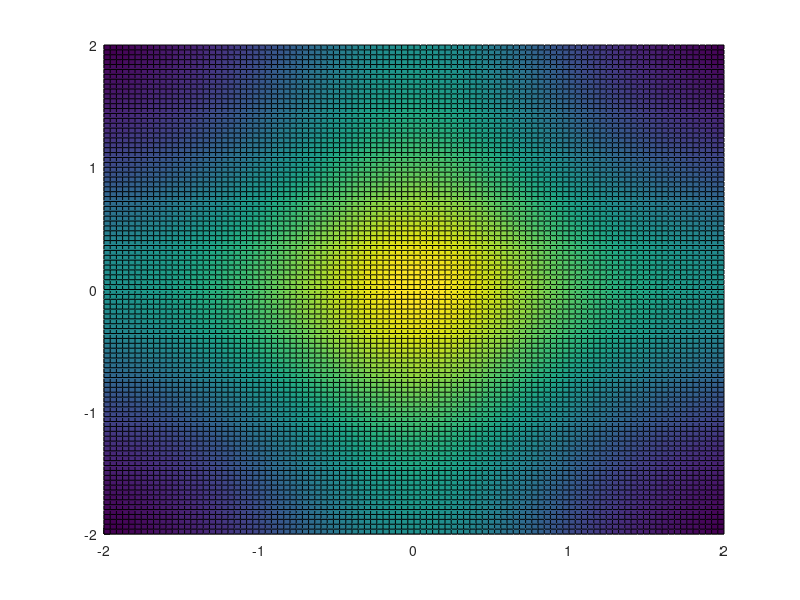

The MATLAB script that drew this image: (Note: this script raises an error after producing the figure.)
%%%%% tempLiklihood
close all;
clear all;

a = [1+j -1+j -1-j 1-j];
%sigmaSquared = .3;

for sigmaSquared = 1:1
    for re = -50:50
        for im = -50:50
            x(re+51,im+51) = (re/25) + (im/25)*j;
        end
    end
    real_x = real(x);
    imag_x = imag(x);

    fx = zeros(4, 101, 101);
    fxSum = zeros(1, 101, 101);
    for loop = 1:4
        fx(loop,:,:) = (1/(2*pi*sigmaSquared))*exp((-1/(2*sigmaSquared))*abs((x-a(loop)).^2));
        fxSum(1, :,:) = fxSum(1, :,:) + fx(loop,:,:);
    end

    p_a = zeros(4, 101, 101);
    for loop = 1:4
        p_a(loop,:,:) = fx(loop,:,:) ./ fxSum;
    end
     
    H = zeros(101, 101);
    % probOfX = 1 / (101*101);
    sumOfProb = zeros(101, 101);
    for xCoord = -50:50
        for yCoord = -50:50
            for loop = 1:4
                sumOfProb(xCoord+51,yCoord+51) = sumOfProb(xCoord+51,yCoord+51) + p_a(loop,xCoord+51,yCoord+51)*log2(p_a(loop,xCoord+51,yCoord+51));
            end
            H((xCoord+51), (yCoord+51)) = -(sumOfProb(xCoord+51, yCoord+51)); 
        end
    end

    figure();
    hold on
    plot(a,'o'); % Need to fix where this plots on the z axis
    surface(real_x, imag_x, H);
    title("\sigma^2 = " + string(sigmaSquared));
    xlabel('real');
    ylabel('imaginary');
    zlabel('Equivocation');
    view(45, 60);
    colormap(jet);
    hold off
end
